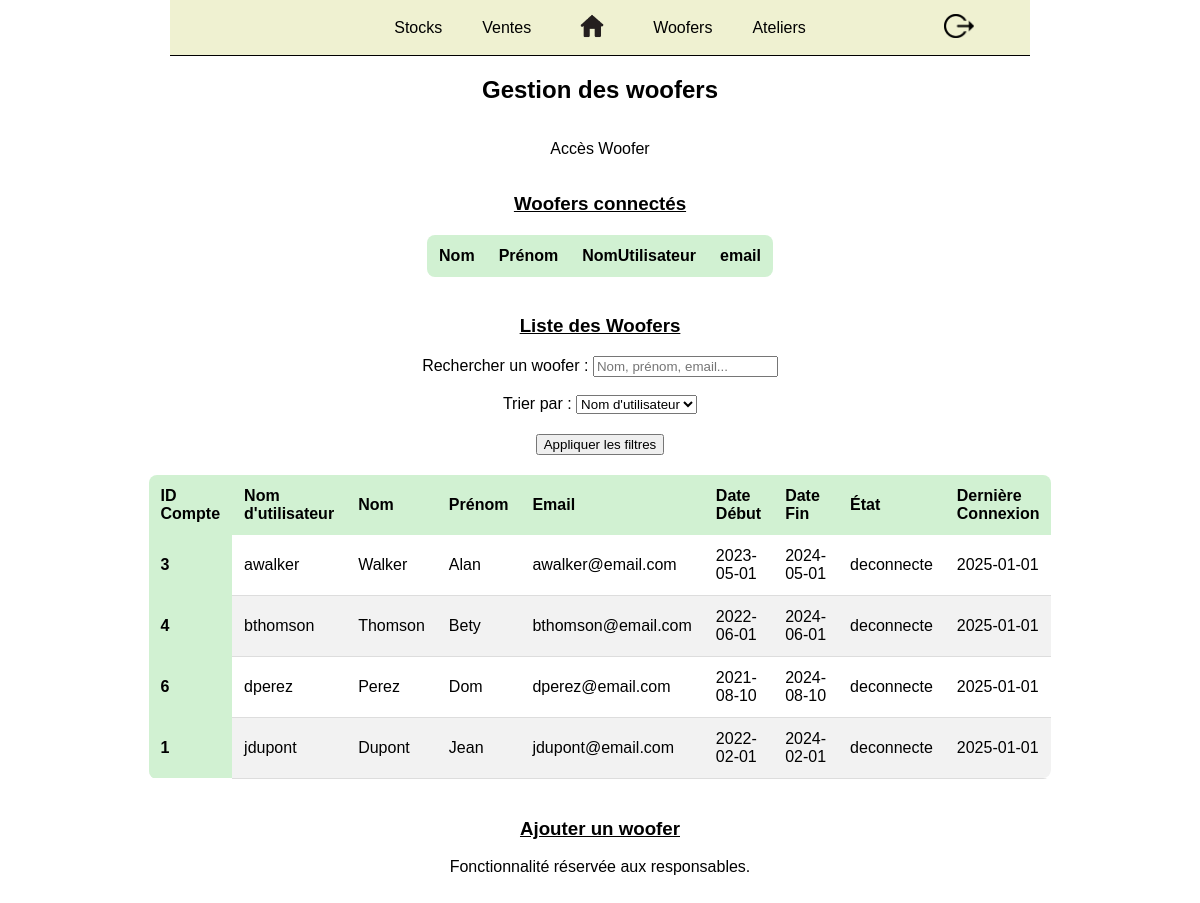
/woofers.php (signed in), run on an earlier commit of the app's database.
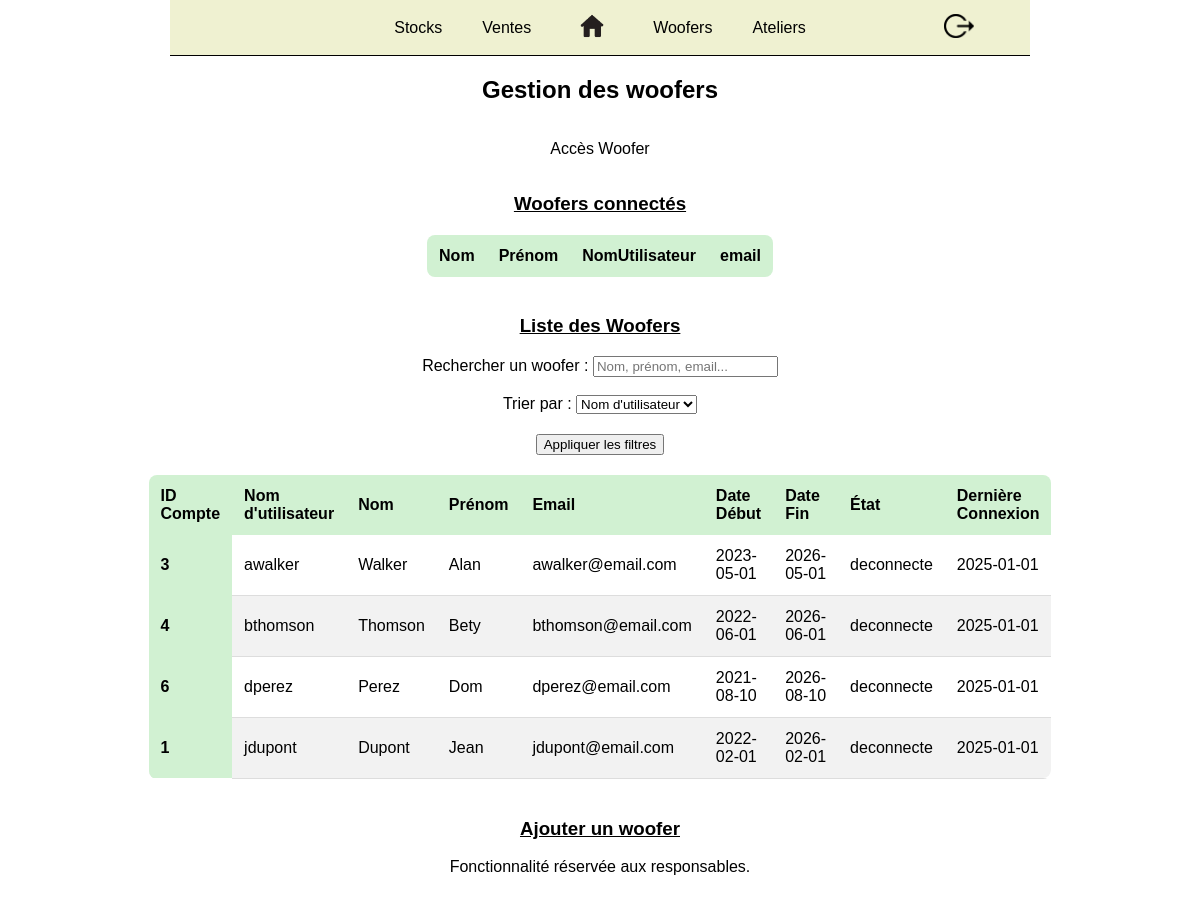
And on a later commit of the database.
### tables this page shows
CREATE TABLE Woofer (
    idCompte INT PRIMARY KEY,
    prenom VARCHAR(30) NOT NULL,
    nom VARCHAR(30) NOT NULL,
    diplomes TEXT NULL,
    etat ENUM('inscrit', 'affecte', 'finMission'),
    dateDebut DATE NOT NULL,
    dateFin DATE NOT NULL,
    photo VARCHAR(255) NOT NULL,
    FOREIGN KEY (idCompte) REFERENCES Utilisateur(idCompte)
);

CREATE TABLE Utilisateur (
    idCompte INT PRIMARY KEY AUTO_INCREMENT,
    nomUtilisateur VARCHAR(100) NOT NULL,
    motDePasse VARCHAR(50) NOT NULL,
    email VARCHAR(100) NOT NULL,
    typeUtilisateur ENUM('Woofer', 'Responsable') NOT NULL,
    dateCreation DATE NOT NULL,
    etat ENUM('connecte', 'deconnecte') NOT NULL,
    derniereConnexion DATE NOT NULL
);

### woofers.php (the view, shortened to what this page needs)
<?php
   require_once("config/database.php");
?>
<!DOCTYPE html>
<html lang="fr">
<head>
    <link rel="stylesheet" href="css/menu.css">
    <link rel="stylesheet" href="css/index.css">
</head>
<body>
    <?php include_once("menu.php") ?>
    <h2>Gestion des woofers</h2>
    <p>Accès <?php echo $_SESSION["typeUtilisateur"]?></p>
    <div>
        <h3>Woofers connectés</h3>
        <table>
            <thead>
                <tr>
                    <th scope='col'>Nom</th>
                    <th scope='col'>Prénom</th>
                    <th scope='col'>NomUtilisateur</th>
                    <th scope='col'>email</th>
                </tr>
            </thead>
        </table>
    </div>
    <div>
    <h3>Liste des Woofers</h3>
    <form class="rechercheAvancee" method="GET" action="">
        <div>
        <label for="search">Rechercher un woofer : </label>
        <input type="text" name="search" id="search" placeholder="Nom, prénom, email..." value="<?= isset($_GET['search']) ? $_GET['search'] : '' ?>">
        </div>
        <br>
        <div>
        <label for="sort">Trier par : </label>
        <select name="sort" id="sort">
            <option value="nomUtilisateur" <?= (isset($_GET['sort']) && $_GET['sort'] == 'nomUtilisateur') ? 'selected' : '' ?>>Nom d'utilisateur</option>
        </select>
        </div>
        <button type="submit">Appliquer les filtres</button>
    </form>
    <table>
        <thead>
            <tr>
                <th scope="col">ID Compte</th>
                <th scope="col">Nom d'utilisateur</th>
                <th scope="col">Nom</th>
                <th scope="col">Prénom</th>
                <th scope="col">Email</th>
                <th scope="col">Date Début</th>
                <th scope="col">Date Fin</th>
                <th scope="col">État</th>
                <th scope="col">Dernière Connexion</th>
            </tr>
        </thead>
        <tbody>
            <?php
            $search = isset($_GET['search']) ? mysqli_real_escape_string($conn, $_GET['search']) : '';
            $sort = isset($_GET['sort']) ? $_GET['sort'] : 'nomUtilisateur';
            $sql = "SELECT u.idCompte, u.nomUtilisateur, u.email, u.etat AS etatUtilisateur, u.derniereConnexion,
                        w.nom, w.prenom, w.diplomes, w.etat, w.dateDebut, w.dateFin
                    FROM Utilisateur u
                    JOIN Woofer w ON u.idCompte = w.idCompte
                    WHERE u.nomUtilisateur LIKE '%$search%'
                    OR w.nom LIKE '%$search%'
                    OR w.prenom LIKE '%$search%'
                    OR u.email LIKE '%$search%'
                    OR w.diplomes LIKE '%$search%'
                    ORDER BY $sort ASC";
            $result = mysqli_query($conn, $sql);
            while ($woofer = $result->fetch_assoc()) {
                echo "<tr>
                        <th scope='row'>{$woofer['idCompte']}</th>
                        <td>{$woofer['nomUtilisateur']}</td>
                        <td>{$woofer['nom']}</td>
                        <td>{$woofer['prenom']}</td>
                        <td>{$woofer['email']}</td>
                        <td>{$woofer['dateDebut']}</td>
                        <td>{$woofer['dateFin']}</td>
                        <td>{$woofer['etatUtilisateur']}</td>
                        <td>{$woofer['derniereConnexion']}</td>
                    </tr>";
            }
            ?>
        </tbody>
    </table>
    </div>
    <div>
    <h3>Ajouter un woofer</h3>
    <?php
        if ($_SESSION["typeUtilisateur"] !== "Responsable") {
            echo "<p>Fonctionnalité réservée aux responsables.</p>";
        }
    ?>
    </div>
</body>
</html>

What changed in the data, as far as the page shows it:
changed woofer "Walker": dateFin "2024-05-01" → "2026-05-01"
changed woofer "Thomson": dateFin "2024-06-01" → "2026-06-01"
changed woofer "Perez": dateFin "2024-08-10" → "2026-08-10"
changed woofer "Dupont": dateFin "2024-02-01" → "2026-02-01"
